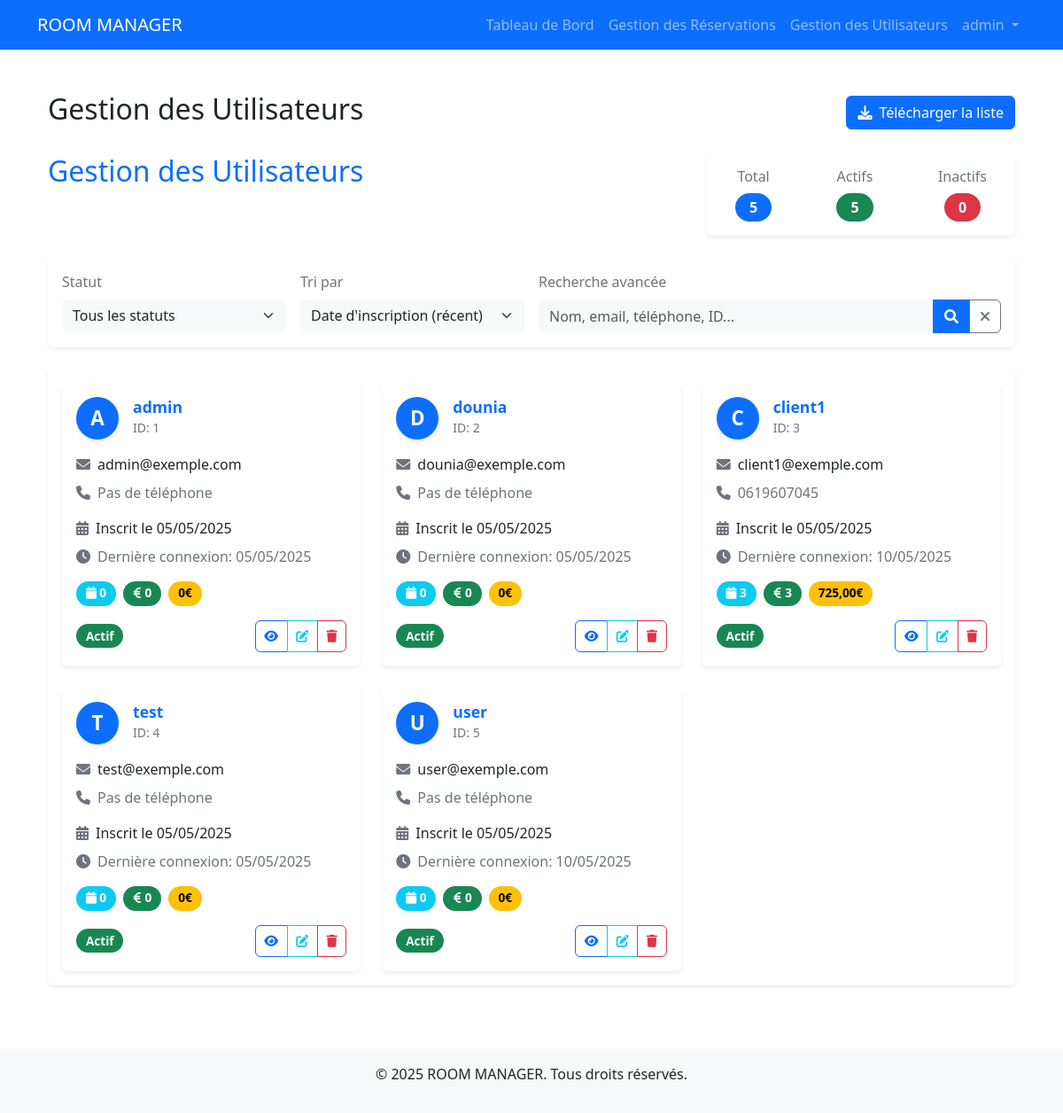
Page /manage/users/ (signed in) on the committed database.
### core/models.py (models this page shows)
class User(AbstractUser):
    ROLE_CHOICES = [
        ('admin', 'Administrateur'),
        ('client', 'Client')
    ]
    phone_number = models.CharField(max_length=20, blank=True)
    address = models.TextField(blank=True)
    role = models.CharField(max_length=10, choices=ROLE_CHOICES, default='client')
    def is_admin_user(self):
        return self.role == 'admin' or self.is_superuser

### core/views.py (the view)
# urls.py: path('manage/users/', views.manage_users, name='manage_users'),
@login_required
def manage_users(request):
    if not request.user.is_staff:
        return redirect('core:dashboard')
    users = User.objects.all()
    total_users = users.count()
    active_users = users.filter(is_active=True).count()
    inactive_users = users.filter(is_active=False).count()
    for user in users:
        user.total_bookings = user.booking_set.count()
        user.total_payments = Payment.objects.filter(booking__user=user).count()
        user.total_notifications = Notification.objects.filter(recipient=user).count()
        user.total_spent = sum(payment.amount for payment in Payment.objects.filter(booking__user=user))
    return render(request, 'core/admin/manage_users.html', {
        'users': users,
        'total_users': total_users,
        'active_users': active_users,
        'inactive_users': inactive_users,
        'is_admin': True
    })

### core/templates/core/admin/manage_users.html (shortened to what this page needs)
{% extends 'core/base.html' %}
{% load static %}
{% block content %}
<div class="container py-4">
    <div class="d-flex justify-content-between align-items-center mb-4">
        <h2>Gestion des Utilisateurs</h2>
        <a href="{% url 'core:download_users_list' %}" class="btn btn-primary">
            <i class="fas fa-download me-2"></i>Télécharger la liste
        </a>
    </div>
    <div class="row mb-4">
        <div class="col-md-8">
            <h2 class="text-primary mb-3">Gestion des Utilisateurs</h2>
        </div>
        <div class="col-md-4">
            <div class="card shadow-sm border-0">
                <div class="card-body py-3">
                    <div class="d-flex justify-content-between">
                        <div class="text-center px-3">
                            <h6 class="text-muted mb-2">Total</h6>
                            <span class="badge bg-primary rounded-pill fs-6 px-3">{{ total_users }}</span>
                        </div>
                        <div class="text-center px-3">
                            <h6 class="text-muted mb-2">Actifs</h6>
                            <span class="badge bg-success rounded-pill fs-6 px-3">{{ active_users }}</span>
                        </div>
                        <div class="text-center px-3">
                            <h6 class="text-muted mb-2">Inactifs</h6>
                            <span class="badge bg-danger rounded-pill fs-6 px-3">{{ inactive_users }}</span>
                        </div>
                    </div>
                </div>
            </div>
        </div>
    </div>
    <div class="card shadow-sm border-0 mb-4">
        <div class="card-body">
            <div class="row g-3">
                <div class="col-md-3">
                    <label class="form-label text-muted">Statut</label>
                    <select class="form-select border-0 bg-light" id="statusFilter">
                        <option value="">Tous les statuts</option>
                    </select>
                </div>
                <div class="col-md-3">
                    <label class="form-label text-muted">Tri par</label>
                    <select class="form-select border-0 bg-light" id="sortFilter">
                        <option value="date_desc">Date d'inscription (récent)</option>
                    </select>
                </div>
                <div class="col-md-6">
                    <label class="form-label text-muted">Recherche avancée</label>
                    <div class="input-group">
                        <input type="text" class="form-control border-0 bg-light" id="searchUser" placeholder="Nom, email, téléphone, ID...">
                        <button class="btn btn-primary" type="button" id="searchButton">
                            <i class="fas fa-search"></i>
                        </button>
                        <button class="btn btn-outline-secondary" type="button" id="resetSearch">
                            <i class="fas fa-times"></i>
                        </button>
                    </div>
                </div>
            </div>
        </div>
    </div>
    <div class="card shadow-sm border-0">
        <div class="card-body">
            <div class="row g-4">
                {% for user in users %}
                <div class="col-md-6 col-lg-4">
                    <div class="user-card card h-100 border-0 shadow-sm">
                        <div class="card-body">
                            <div class="d-flex align-items-center mb-3">
                                <div class="avatar-circle bg-primary text-white me-3">
                                    {{ user.username|make_list|first|upper }}
                                </div>
                                <div>
                                    <h5 class="card-title text-primary mb-0">{{ user.username }}</h5>
                                    <small class="text-muted">ID: {{ user.id }}</small>
                                </div>
                            </div>
                            <div class="mb-3">
                                <div class="d-flex align-items-center mb-2">
                                    <i class="fas fa-envelope text-muted me-2"></i>
                                    <span class="text-dark">{{ user.email }}</span>
                                </div>
                                <div class="d-flex align-items-center">
                                    <i class="fas fa-phone text-muted me-2"></i>
                                    <span class="text-muted">{{ user.phone_number|default:"Pas de téléphone" }}</span>
                                </div>
                            </div>
                            <div class="mb-3">
                                <div class="d-flex align-items-center mb-2">
                                    <i class="fas fa-calendar-alt text-muted me-2"></i>
                                    <span class="text-dark">Inscrit le {{ user.date_joined|date:"d/m/Y" }}</span>
                                </div>
                                <div class="d-flex align-items-center">
                                    <i class="fas fa-clock text-muted me-2"></i>
                                    <span class="text-muted">Dernière connexion: {{ user.last_login|date:"d/m/Y"|default:"Jamais" }}</span>
                                </div>
                            </div>
                            <div class="mb-3">
                                <div class="d-flex flex-wrap gap-2">
                                    <span class="badge bg-info rounded-pill" title="Réservations">
                                        <i class="fas fa-calendar"></i> {{ user.total_bookings }}
                                    </span>
                                    <span class="badge bg-success rounded-pill" title="Paiements">
                                        <i class="fas fa-euro-sign"></i> {{ user.total_payments }}
                                    </span>
                                    <span class="badge bg-warning rounded-pill" title="Total dépensé">
                                        {{ user.total_spent }}€
                                    </span>
                                </div>
                            </div>
                            <div class="d-flex justify-content-between align-items-center">
                                <span class="badge {% if user.is_active %}bg-success{% else %}bg-danger{% endif %} rounded-pill">
                                    {{ user.is_active|yesno:"Actif,Inactif" }}
                                </span>
                                <div class="btn-group">
                                    <button type="button" class="btn btn-sm btn-outline-primary rounded-start" data-bs-toggle="modal" data-bs-target="#viewUserModal{{ user.id }}" title="Voir détails">
                                        <i class="fas fa-eye"></i>
                                    </button>
                                    <a href="{% url 'core:edit_user' user.id %}" class="btn btn-sm btn-outline-info" title="Modifier">
                                        <i class="fas fa-edit"></i>
                                    </a>
                                    <button type="button" class="btn btn-sm btn-outline-danger rounded-end" data-bs-toggle="modal" data-bs-target="#deleteUserModal{{ user.id }}" title="Supprimer">
                                        <i class="fas fa-trash"></i>
                                    </button>
                                </div>
                            </div>
                        </div>
                    </div>
                </div>
                {% endfor %}
            </div>
        </div>
    </div>
</div>
{% endblock %}

### core/templates/core/base.html (shortened to what this page needs)
<!DOCTYPE html>
<html lang="fr">
<head>
    <link href="https://cdn.jsdelivr.net/npm/bootstrap@5.3.0/dist/css/bootstrap.min.css" rel="stylesheet">
    <link href="https://cdnjs.cloudflare.com/ajax/libs/font-awesome/6.0.0/css/all.min.css" rel="stylesheet">
</head>
<body>
    <nav class="navbar navbar-expand-lg navbar-dark bg-primary">
        <div class="container">
            <a class="navbar-brand" href="{% url 'core:home' %}">ROOM MANAGER</a>
            <div class="collapse navbar-collapse" id="navbarNav">
                <ul class="navbar-nav">
                    {% if user.is_authenticated %}
                        {% if user.is_admin_user %}
                            <li class="nav-item">
                                <a class="nav-link" href="{% url 'core:dashboard' %}">Tableau de Bord</a>
                            </li>
                            <li class="nav-item">
                                <a class="nav-link" href="{% url 'core:manage_bookings' %}">Gestion des Réservations</a>
                            </li>
                            <li class="nav-item">
                                <a class="nav-link" href="{% url 'core:manage_users' %}">Gestion des Utilisateurs</a>
                            </li>
                        {% else %}
                            <li class="nav-item">
                                <a class="nav-link" href="{% url 'core:booking_list' %}">Mes Réservations</a>
                            </li>
                        {% endif %}
                        <li class="nav-item dropdown">
                            <a class="nav-link dropdown-toggle" href="#" id="navbarDropdown" role="button" data-bs-toggle="dropdown">
                                {{ user.username }}
                            </a>
                        </li>
                    {% endif %}
                </ul>
            </div>
        </div>
    </nav>
    <div class="container mt-4">
        {% block content %}
        {% endblock %}
    </div>
    <footer class="bg-light mt-5 py-3">
        <div class="container text-center">
            <p>&copy; 2025 ROOM MANAGER. Tous droits réservés.</p>
        </div>
    </footer>
</body>
</html>

### core/templates/core/admin/manage_users.html (style rules this page uses)
.avatar-circle { width: 48px; height: 48px; border-radius: 50%; display: flex; align-items: center; justify-content: center; font-weight: bold; font-size: 1.4rem; box-shadow: 0 2px 4px rgba(0,0,0,0.1); }
.user-card { transition: all 0.3s ease; }
.btn-group .btn { padding: 0.4rem 0.6rem; border-width: 1px; transition: all 0.2s; }
.badge { font-size: 0.85em; padding: 0.5em 0.8em; }
.card-title { font-size: 1.1rem; font-weight: 600; }
.text-muted { color: #6c757d !important; }
.text-dark { color: #212529 !important; }
.bg-primary { background-color: #0d6efd !important; }
.badge.bg-primary { background-color: #0d6efd !important; }
.badge.bg-success { background-color: #198754 !important; }
.badge.bg-danger { background-color: #dc3545 !important; }
.badge.bg-info { background-color: #0dcaf0 !important; }
.badge.bg-warning { background-color: #ffc107 !important; color: #000; }
.user-card { opacity: 0; }

### rows in the picture
User: username "admin", username|make_list "A", id "1", email "admin@exemple.com", phone_number "Pas de téléphone", date_joined "05/05/2025", last_login "05/05/2025", total_bookings "0", total_payments "0", total_spent "0", is_active "Actif"
User: username|make_list "D", username "dounia", id "2", email "dounia@exemple.com", phone_number "Pas de téléphone", date_joined "05/05/2025", last_login "05/05/2025", total_bookings "0", total_payments "0", total_spent "0", is_active "Actif"
User: username|make_list "C", username "client1", id "3", email "client1@exemple.com", phone_number "0619607045", date_joined "05/05/2025", last_login "10/05/2025", total_bookings "3", total_payments "3", total_spent "725,00", is_active "Actif"
User: username|make_list "T", username "test", id "4", email "test@exemple.com", phone_number "Pas de téléphone", date_joined "05/05/2025", last_login "05/05/2025", total_bookings "0", total_payments "0", total_spent "0", is_active "Actif"
User: username|make_list "U", username "user", id "5", email "user@exemple.com", phone_number "Pas de téléphone", date_joined "05/05/2025", last_login "10/05/2025", total_bookings "0", total_payments "0", total_spent "0", is_active "Actif"

### other values in the picture
{{ total_users }} "5"
{{ active_users }} "5"
{{ inactive_users }} "0"
